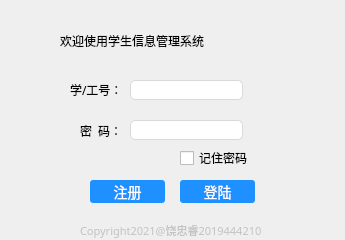
<?xml version="1.0" encoding="UTF-8"?>
<ui version="4.0">
 <class>LoginDialog</class>
 <widget class="QDialog" name="LoginDialog">
  <property name="geometry">
   <rect>
    <x>0</x>
    <y>0</y>
    <width>345</width>
    <height>240</height>
   </rect>
  </property>
  <property name="sizePolicy">
   <sizepolicy hsizetype="Fixed" vsizetype="Fixed">
    <horstretch>0</horstretch>
    <verstretch>0</verstretch>
   </sizepolicy>
  </property>
  <property name="windowTitle">
   <string>Dialog</string>
  </property>
  <property name="styleSheet">
   <string notr="true">QPushButton{
border-width: 0px; /* 边框宽度 */
	border-radius: 3px; /* 边框半径 */
	background: #1E90FF; /* 背景颜色 */
	outline: none; /* 不显示轮廓线 */
	font-family: Microsoft YaHei; /* 设置字体 */
	color: white; /* 字体颜色 */
	font-size: 14px; /* 字体大小 */
}
QPushButton:hover{
background:#56ABFE;
}
QLineEdit{
background-image: linear-gradient(to right,#e8198b,#0eb4dd);
border-radius: 5px;
border:1px solid #D9D9D9
}
QLabel{
font-family: Microsoft YaHei;
}</string>
  </property>
  <widget class="QLineEdit" name="lineEdit_user">
   <property name="geometry">
    <rect>
     <x>130</x>
     <y>80</y>
     <width>113</width>
     <height>20</height>
    </rect>
   </property>
   <property name="styleSheet">
    <string notr="true"/>
   </property>
   <property name="text">
    <string/>
   </property>
   <property name="maxLength">
    <number>32767</number>
   </property>
  </widget>
  <widget class="QLineEdit" name="lineEdit_pwd">
   <property name="geometry">
    <rect>
     <x>130</x>
     <y>120</y>
     <width>113</width>
     <height>20</height>
    </rect>
   </property>
   <property name="maxLength">
    <number>32767</number>
   </property>
   <property name="echoMode">
    <enum>QLineEdit::Password</enum>
   </property>
  </widget>
  <widget class="QLabel" name="label">
   <property name="geometry">
    <rect>
     <x>70</x>
     <y>80</y>
     <width>51</width>
     <height>20</height>
    </rect>
   </property>
   <property name="text">
    <string>学/工号：</string>
   </property>
  </widget>
  <widget class="QLabel" name="label_2">
   <property name="geometry">
    <rect>
     <x>80</x>
     <y>120</y>
     <width>41</width>
     <height>21</height>
    </rect>
   </property>
   <property name="text">
    <string>密  码：</string>
   </property>
  </widget>
  <widget class="QPushButton" name="pB_Login">
   <property name="geometry">
    <rect>
     <x>180</x>
     <y>180</y>
     <width>75</width>
     <height>23</height>
    </rect>
   </property>
   <property name="text">
    <string>登陆</string>
   </property>
  </widget>
  <widget class="QPushButton" name="pB_Register">
   <property name="geometry">
    <rect>
     <x>90</x>
     <y>180</y>
     <width>75</width>
     <height>23</height>
    </rect>
   </property>
   <property name="text">
    <string>注册</string>
   </property>
  </widget>
  <widget class="QLabel" name="label_3">
   <property name="geometry">
    <rect>
     <x>80</x>
     <y>220</y>
     <width>191</width>
     <height>20</height>
    </rect>
   </property>
   <property name="styleSheet">
    <string notr="true">font:8pt;
color:#C2C2C2;</string>
   </property>
   <property name="text">
    <string>Copyright2021@饶忠睿2019444210</string>
   </property>
  </widget>
  <widget class="QLabel" name="label_4">
   <property name="geometry">
    <rect>
     <x>60</x>
     <y>30</y>
     <width>231</width>
     <height>21</height>
    </rect>
   </property>
   <property name="styleSheet">
    <string notr="true">
font: 75 14pt &quot;微软雅黑&quot;;</string>
   </property>
   <property name="text">
    <string>欢迎使用学生信息管理系统</string>
   </property>
  </widget>
  <widget class="QWidget" name="widget" native="true">
   <property name="geometry">
    <rect>
     <x>30</x>
     <y>90</y>
     <width>41</width>
     <height>41</height>
    </rect>
   </property>
   <property name="styleSheet">
    <string notr="true">image:url(:/img/key-auth.png)</string>
   </property>
  </widget>
  <widget class="QLabel" name="usrtip">
   <property name="geometry">
    <rect>
     <x>250</x>
     <y>80</y>
     <width>91</width>
     <height>21</height>
    </rect>
   </property>
   <property name="text">
    <string/>
   </property>
  </widget>
  <widget class="QLabel" name="pwdtip">
   <property name="geometry">
    <rect>
     <x>250</x>
     <y>110</y>
     <width>91</width>
     <height>41</height>
    </rect>
   </property>
   <property name="styleSheet">
    <string notr="true">font: 8pt &quot;微软雅黑&quot;;</string>
   </property>
   <property name="text">
    <string/>
   </property>
   <property name="wordWrap">
    <bool>true</bool>
   </property>
  </widget>
  <widget class="QCheckBox" name="rpwd">
   <property name="geometry">
    <rect>
     <x>180</x>
     <y>150</y>
     <width>81</width>
     <height>16</height>
    </rect>
   </property>
   <property name="text">
    <string>记住密码</string>
   </property>
  </widget>
 </widget>
 <tabstops>
  <tabstop>lineEdit_user</tabstop>
  <tabstop>lineEdit_pwd</tabstop>
  <tabstop>rpwd</tabstop>
  <tabstop>pB_Register</tabstop>
  <tabstop>pB_Login</tabstop>
 </tabstops>
 <resources/>
 <connections/>
</ui>
